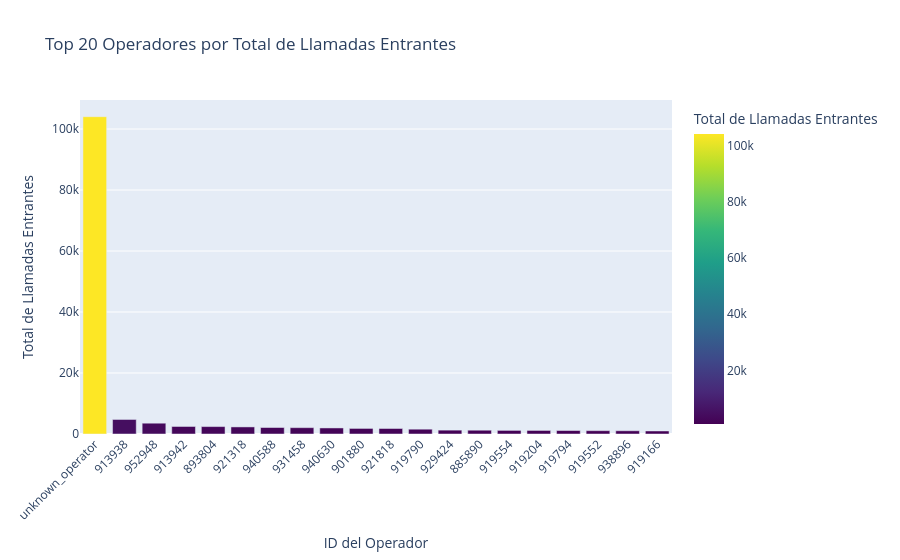

Notebook code cell kept with this figure:
### Markdown cell above
***Top de operadores con llamadas entrantes***

Para visualizar la cantidad de llamadas entrantes y salientes *por operador*, crearemos gráficos de barras que muestren a los operadores individualmente. Esto permitirá identificar fácilmente a aquellos con un alto o bajo volumen de llamadas.

### Code cell
# Se visualiza el total de Llamadas Entrantes por Operador, para fines practicos se mostrara el top 20 de operadores con mas llamadas entrantes
operators_incoming_sorted = df_operators_metrics.sort_values(by='total_incoming_calls', ascending=False).head(20)

fig_incoming_per_operator = px.bar(
    operators_incoming_sorted,
    x='operator_id',
    y='total_incoming_calls',
    title='Top 20 Operadores por Total de Llamadas Entrantes',
    labels={
        'operator_id': 'ID del Operador',
        'total_incoming_calls': 'Total de Llamadas Entrantes'
    },
    hover_data={'total_incoming_calls': True},
    color='total_incoming_calls',
    color_continuous_scale=px.colors.sequential.Viridis
)
fig_incoming_per_operator.update_layout(xaxis_tickangle=-45)
fig_incoming_per_operator.show()

print("Gráfico interactivo del total de llamadas entrantes por operador.")

### Figure 1 — Plotly figure (JSON) as saved in the notebook; plotly's stock layout.template omitted (floating-point values rounded to 4 significant figures)
{"data": [{"hovertemplate": "ID del Operador=%{x}<br>Total de Llamadas Entrantes=%{marker.color}<extra></extra>", "legendgroup": "", "marker": {"color": [104000.0, 4766.0, 3542.0, 2467.0, 2433.0, 2323.0, 2127.0, 2078.0, 1985.0, 1825.0, 1808.0, 1578.0, 1266.0, 1244.0, 1182.0, 1167.0, 1136.0, 1089.0, 1058.0, 993.0], "coloraxis": "coloraxis", "pattern": {"shape": ""}}, "name": "", "orientation": "v", "showlegend": false, "textposition": "auto", "type": "bar", "x": ["unknown_operator", "913938", "952948", "913942", "893804", "921318", "940588", "931458", "940630", "901880", "921818", "919790", "929424", "885890", "919554", "919204", "919794", "919552", "938896", "919166"], "xaxis": "x", "y": [104000.0, 4766.0, 3542.0, 2467.0, 2433.0, 2323.0, 2127.0, 2078.0, 1985.0, 1825.0, 1808.0, 1578.0, 1266.0, 1244.0, 1182.0, 1167.0, 1136.0, 1089.0, 1058.0, 993.0], "yaxis": "y"}], "layout": {"barmode": "relative", "coloraxis": {"colorbar": {"title": {"text": "Total de Llamadas Entrantes"}}, "colorscale": [[0, "#440154"], [0.1111, "#482878"], [0.2222, "#3e4989"], [0.3333, "#31688e"], [0.4444, "#26828e"], [0.5556, "#1f9e89"], [0.6667, "#35b779"], [0.7778, "#6ece58"], [0.8889, "#b5de2b"], [1, "#fde725"]]}, "legend": {"tracegroupgap": 0}, "title": {"text": "Top 20 Operadores por Total de Llamadas Entrantes"}, "xaxis": {"anchor": "y", "domain": [0, 1], "tickangle": -45, "title": {"text": "ID del Operador"}}, "yaxis": {"anchor": "x", "domain": [0, 1], "title": {"text": "Total de Llamadas Entrantes"}}}}
